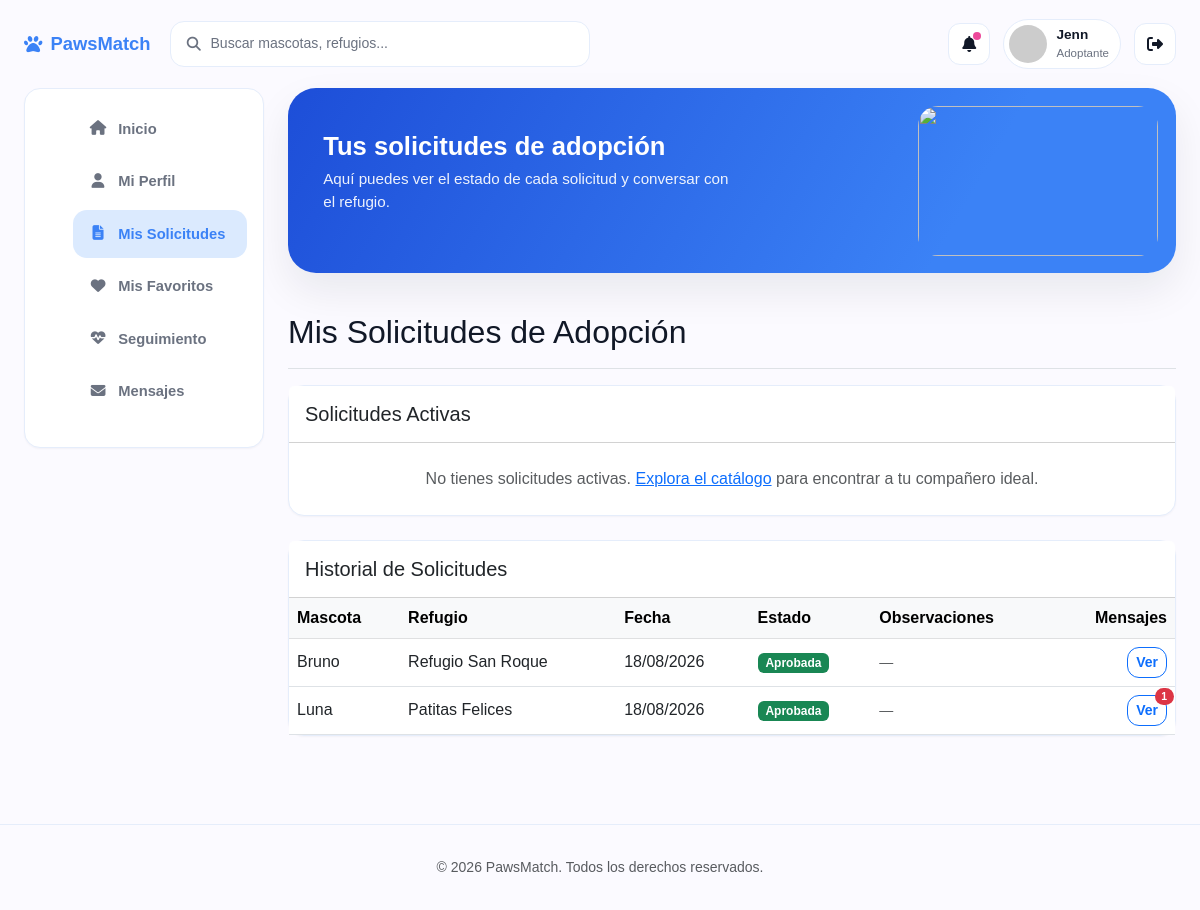
/solicitudes.php (signed in), run on the app's committed database.
### tables this page shows
CREATE TABLE `solicitudes` (
  `id_solicitud` int NOT NULL AUTO_INCREMENT,
  `id_adoptante` int NOT NULL,
  `id_mascota` int NOT NULL,
  `fecha_solicitud` timestamp NULL DEFAULT CURRENT_TIMESTAMP,
  `estado` enum('PENDIENTE','EN_REVISION','APROBADA','RECHAZADA','CANCELADA') DEFAULT 'PENDIENTE',
  `motivo` text,
  `observaciones_refugio` text,
  `fecha_respuesta` datetime DEFAULT NULL,
  PRIMARY KEY (`id_solicitud`),
  KEY `fk_solicitud_adoptante` (`id_adoptante`),
  KEY `fk_solicitud_mascota` (`id_mascota`),
  CONSTRAINT `fk_solicitud_adoptante` FOREIGN KEY (`id_adoptante`) REFERENCES `adoptantes` (`id_adoptante`),
  CONSTRAINT `fk_solicitud_mascota` FOREIGN KEY (`id_mascota`) REFERENCES `mascotas` (`id_mascota`)
);

CREATE TABLE `mascotas` (
  `id_mascota` int NOT NULL AUTO_INCREMENT,
  `id_refugio` int NOT NULL,
  `nombre` varchar(100) NOT NULL,
  `especie` varchar(50) NOT NULL,
  `raza` varchar(100) DEFAULT NULL,
  `edad` int DEFAULT NULL,
  `sexo` enum('MACHO','HEMBRA') DEFAULT NULL,
  `tamano` enum('PEQUENO','MEDIANO','GRANDE') DEFAULT NULL,
  `descripcion` text,
  `historia` text,
  `estado_salud` text,
  `vacunado` tinyint(1) DEFAULT '0',
  `esterilizado` tinyint(1) DEFAULT '0',
  `compatible_ninos` tinyint(1) DEFAULT '0',
  `compatible_animales` tinyint(1) DEFAULT '0',
  `nivel_energia` enum('BAJO','MEDIO','ALTO') DEFAULT NULL,
  `estado` enum('DISPONIBLE','EN_PROCESO','ADOPTADO','INACTIVO') DEFAULT 'DISPONIBLE',
  `foto` varchar(255) DEFAULT NULL,
  `fecha_registro` timestamp NULL DEFAULT CURRENT_TIMESTAMP,
  PRIMARY KEY (`id_mascota`),
  KEY `fk_mascota_refugio` (`id_refugio`),
  CONSTRAINT `fk_mascota_refugio` FOREIGN KEY (`id_refugio`) REFERENCES `refugios` (`id_refugio`)
);

CREATE TABLE `refugios` (
  `id_refugio` int NOT NULL AUTO_INCREMENT,
  `id_usuario` int NOT NULL,
  `nombre_refugio` varchar(150) NOT NULL,
  `cedula_juridica` varchar(30) DEFAULT NULL,
  `telefono` varchar(20) DEFAULT NULL,
  `direccion` varchar(255) DEFAULT NULL,
  `descripcion` text,
  `estado` enum('PENDIENTE','APROBADO','RECHAZADO') DEFAULT 'PENDIENTE',
  `fecha_registro` timestamp NULL DEFAULT CURRENT_TIMESTAMP,
  PRIMARY KEY (`id_refugio`),
  KEY `fk_refugio_usuario` (`id_usuario`),
  CONSTRAINT `fk_refugio_usuario` FOREIGN KEY (`id_usuario`) REFERENCES `usuarios` (`id_usuario`)
);

### php/models/Adoptante.php (called while the page is built, shortened)
<?php
class Adoptante
{
    public static function obtenerConUsuario(PDO $conexion, int $idUsuario): ?array
    {
        $stmt = $conexion->prepare("
            SELECT
                u.id_usuario, u.nombre, u.apellidos, u.correo, u.telefono,
                a.id_adoptante, a.tipo_vivienda, a.tiene_patio, a.tiene_otros_animales,
                a.tiene_ninos, a.experiencia_mascotas, a.tiempo_disponible,
                a.preferencia_especie, a.preferencia_tamano
            FROM usuarios u
            LEFT JOIN adoptantes a ON u.id_usuario = a.id_usuario
            WHERE u.id_usuario = :id_usuario
            LIMIT 1
        ");
        $stmt->execute([":id_usuario" => $idUsuario]);
        return $stmt->fetch(PDO::FETCH_ASSOC) ?: null;
    }
}

### php/helpers.php (called while the page is built, shortened)
<?php
function obtenerAdoptanteSesion(PDO $conexion): array
{
    $adoptante = Adoptante::obtenerConUsuario($conexion, $_SESSION["id_usuario"]);
    return $adoptante;
}

### php/models/Solicitud.php (called while the page is built, shortened)
<?php
class Solicitud
{
    public static function listarPorAdoptante(PDO $conexion, int $idAdoptante): array
    {
        $stmt = $conexion->prepare("
            SELECT s.id_solicitud, s.estado, s.fecha_solicitud, s.fecha_respuesta, s.observaciones_refugio,
                   m.id_mascota, m.nombre AS mascota, m.especie, m.foto, r.nombre_refugio
            FROM solicitudes s
            INNER JOIN mascotas m ON s.id_mascota = m.id_mascota
            INNER JOIN refugios r ON m.id_refugio = r.id_refugio
            WHERE s.id_adoptante = :id_adoptante
            ORDER BY s.fecha_solicitud DESC
        ");
        $stmt->execute([":id_adoptante" => $idAdoptante]);
        return $stmt->fetchAll(PDO::FETCH_ASSOC);
    }
}

### php/models/Mensaje.php (called while the page is built, shortened)
<?php
class Mensaje
{
    public static function contarNoLeidosPorSolicitudes(PDO $conexion, array $idsSolicitudes, int $idUsuario): array
    {
        $placeholders = implode(",", array_fill(0, count($idsSolicitudes), "?"));
        $stmt = $conexion->prepare("
            SELECT id_solicitud, COUNT(*) AS total
            FROM mensajes
            WHERE id_solicitud IN ($placeholders) AND id_destinatario = ? AND leido = 0
            GROUP BY id_solicitud
        ");
        $stmt->execute([...$idsSolicitudes, $idUsuario]);
        $mapa = [];
        foreach ($stmt->fetchAll(PDO::FETCH_ASSOC) as $fila) {
            $mapa[$fila["id_solicitud"]] = (int) $fila["total"];
        }
        return $mapa;
    }
}

### php/views/adoptante/solicitudes.php (the view, shortened to what this page needs)
<div class="d-flex justify-content-between flex-wrap flex-md-nowrap align-items-center pt-3 pb-2 mb-3 border-bottom">
    <h1 class="h2">Mis Solicitudes de Adopción</h1>
</div>
<div class="card mb-4">
    <div class="card-header bg-white py-3">
        <h5 class="mb-0">Solicitudes Activas</h5>
    </div>
    <div class="card-body p-0">
        <?php if (empty($activas)): ?>
            <p class="text-muted text-center py-4 mb-0">No tienes solicitudes activas. <a href="catalogo.php">Explora el catálogo</a> para encontrar a tu compañero ideal.</p>
        <?php endif; ?>
    </div>
</div>
<div class="card">
    <div class="card-header bg-white py-3">
        <h5 class="mb-0">Historial de Solicitudes</h5>
    </div>
    <div class="card-body p-0">
        <?php if (empty($historial)): ?>
            <p class="text-muted text-center py-4 mb-0">Aún no tienes solicitudes resueltas.</p>
        <?php else: ?>
            <div class="table-responsive">
                <table class="table table-hover align-middle mb-0">
                    <thead class="table-light">
                        <tr>
                            <th>Mascota</th>
                            <th>Refugio</th>
                            <th>Fecha</th>
                            <th>Estado</th>
                            <th>Observaciones</th>
                            <th class="text-end">Mensajes</th>
                        </tr>
                    </thead>
                    <tbody>
                        <?php foreach ($historial as $s): ?>
                            <tr>
                                <td><?php echo htmlspecialchars($s['mascota']); ?></td>
                                <td><?php echo htmlspecialchars($s['nombre_refugio']); ?></td>
                                <td><?php echo htmlspecialchars(date('d/m/Y', strtotime($s['fecha_solicitud']))); ?></td>
                                <td><span class="badge <?php echo $badges[$s['estado']]; ?>"><?php echo $etiquetas[$s['estado']]; ?></span></td>
                                <td><small class="text-muted"><?php echo htmlspecialchars($s['observaciones_refugio'] ?: '—'); ?></small></td>
                                <td class="text-end">
                                    <a href="mensajes.php?solicitud=<?php echo (int) $s['id_solicitud']; ?>" class="btn btn-sm btn-outline-primary position-relative">
                                        Ver
                                        <?php if (!empty($noLeidos[$s['id_solicitud']])): ?>
                                            <span class="badge rounded-pill bg-danger" style="position:absolute;top:-8px;right:-8px;"><?php echo $noLeidos[$s['id_solicitud']]; ?></span>
                                        <?php endif; ?>
                                    </a>
                                </td>
                            </tr>
                        <?php endforeach; ?>
                    </tbody>
                </table>
            </div>
        <?php endif; ?>
    </div>
</div>

### css/adoptante.css (style rules this page uses)
:root { --primary-color: #3b82f6; --primary-dark: #1d4ed8; --primary-soft: #dbeafe; --secondary-color: #60a5fa; --accent-color: #facc15; --success-color: #10b981; --danger-color: #ef4444; --pink: #ec4899; --light-bg: #fbfaff; --dark-text: #111827; --light-text: #6b7280; --border-soft: #e5edfb; --shadow: 0 18px 40px rgba(17, 24, 39, 0.08); --shadow-soft: 0 12px 30px rgba(59, 130, 246, 0.15); }
body { font-family: 'Poppins', sans-serif; background-color: var(--light-bg); color: var(--dark-text); }
.card { border: 1px solid var(--border-soft); border-radius: 16px; box-shadow: 0 1px 2px rgba(17,24,39,.04); }
.btn-outline-primary, .btn-outline-danger, .btn-outline-secondary { border-radius: 12px; font-weight: 600; }

### data on the page
solicitudes: id_mascota.nombre "Bruno", refugios.nombre_refugio "Refugio San Roque", fecha_solicitud "18/08/2026", estado "Aprobada", observaciones_refugio "—"
solicitudes: id_mascota.nombre "Luna", refugios.nombre_refugio "Patitas Felices", fecha_solicitud "18/08/2026", estado "Aprobada", observaciones_refugio "—", id_solicitud "1"

### other printed values
$_SESSION['nombre'] "Jenn"
$bannerTitulo "Tus solicitudes de adopción"
$bannerDesc "Aquí puedes ver el estado de cada solicitud y conversar con el refugio."
